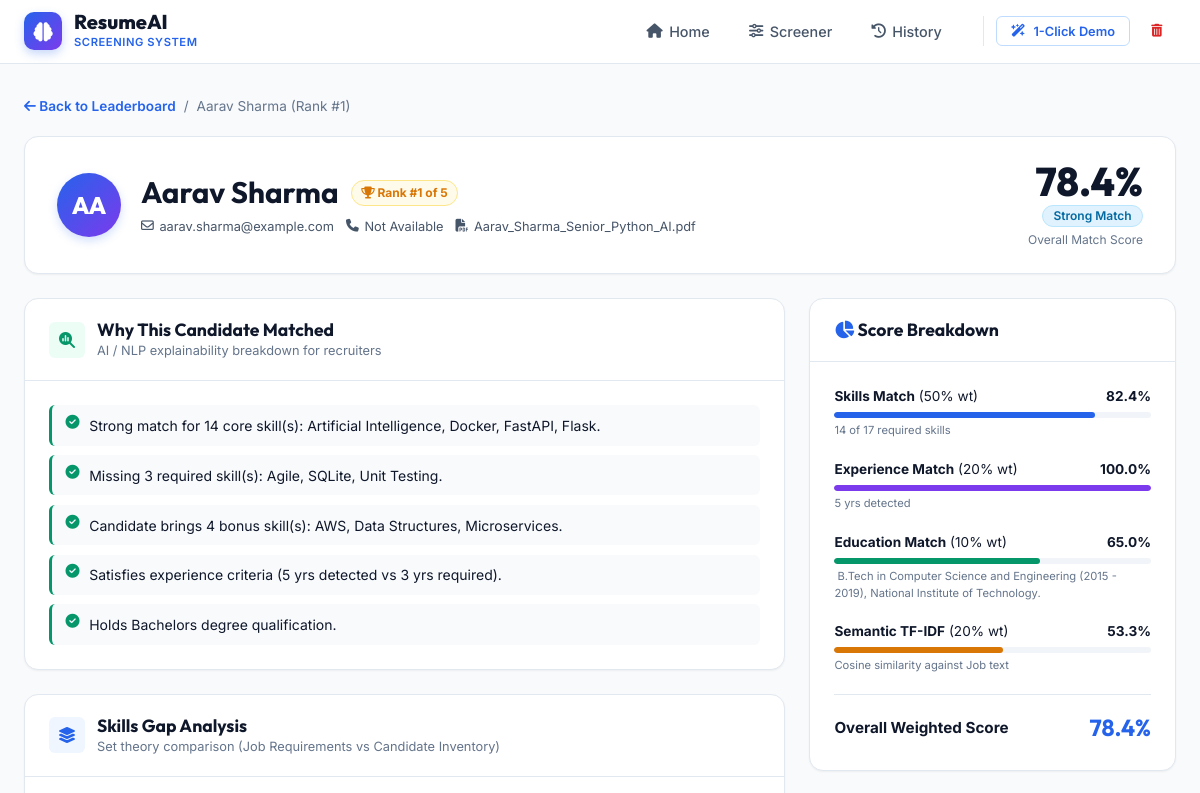
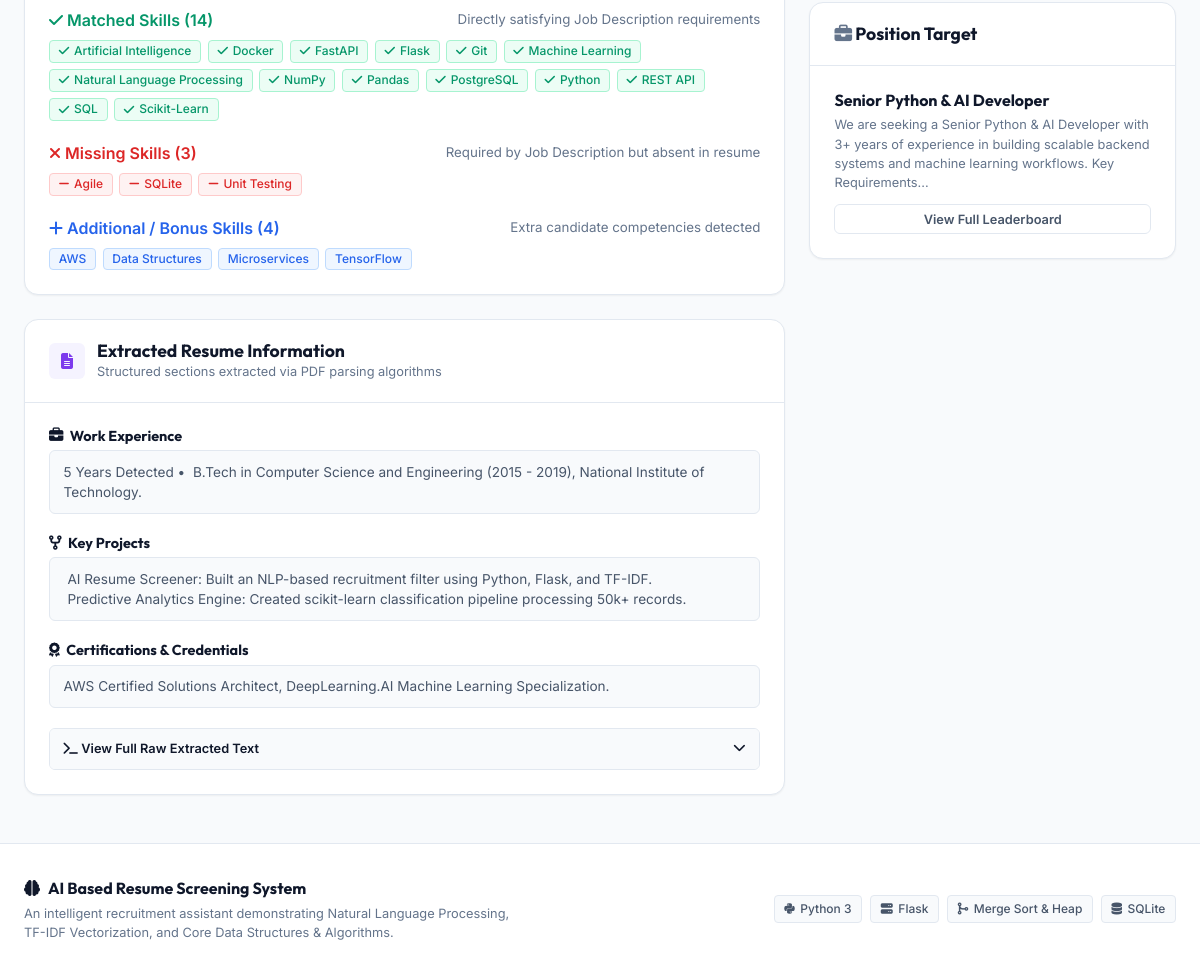
/candidate/2, run on the app's committed database (2 pictures, top to bottom).
### tables this page shows
CREATE TABLE candidates (
            id INTEGER PRIMARY KEY AUTOINCREMENT,
            job_id INTEGER,
            name TEXT NOT NULL,
            email TEXT,
            phone TEXT,
            education TEXT,
            experience_years REAL DEFAULT 0,
            resume_filename TEXT,
            match_score REAL DEFAULT 0,
            skill_score REAL DEFAULT 0,
            exp_score REAL DEFAULT 0,
            edu_score REAL DEFAULT 0,
            tfidf_score REAL DEFAULT 0,
            badge TEXT,
            badge_class TEXT,
            matched_skills TEXT,
            missing_skills TEXT,
            additional_skills TEXT,
            explanations_json TEXT,
            raw_text TEXT,
            projects TEXT,
            certifications TEXT,
            created_at TIMESTAMP DEFAULT CURRENT_TIMESTAMP,
            FOREIGN KEY (job_id) REFERENCES jobs (id) ON DELETE CASCADE
        );

CREATE TABLE jobs (
            id INTEGER PRIMARY KEY AUTOINCREMENT,
            job_title TEXT NOT NULL,
            job_description TEXT NOT NULL,
            required_skills TEXT,
            required_experience REAL DEFAULT 0,
            created_at TIMESTAMP DEFAULT CURRENT_TIMESTAMP
        );

### app.py (the view)
@app.route('/candidate/<int:candidate_id>')
def candidate_detail(candidate_id: int):
    cand = database.get_candidate_by_id(candidate_id)
    if not cand:
        flash("Candidate record not found.", "error")
        return redirect(url_for('dashboard'))
    job = database.get_job(cand["job_id"])
    all_job_cands = database.get_candidates_for_job(cand["job_id"])
    sorted_cands = merge_sort(all_job_cands, key=lambda c: c["match_score"], reverse=True)
    rank = 1
    for idx, c in enumerate(sorted_cands):
        if c["id"] == candidate_id:
            rank = idx + 1
            break
    cand["rank"] = rank
    cand["total_pool"] = len(sorted_cands)
    return render_template('candidate.html', candidate=cand, job=job)

### algorithms.py (called while the page is built)
def merge_sort(arr: List[Any], key: Optional[Callable[[Any], Any]] = None, reverse: bool = False) -> List[Any]:
    if len(arr) <= 1:
        return arr[:]
    mid = len(arr) // 2
    left = merge_sort(arr[:mid], key=key, reverse=reverse)
    right = merge_sort(arr[mid:], key=key, reverse=reverse)
    return _merge(left, right, key, reverse)

def _merge(left: List[Any], right: List[Any], key: Optional[Callable[[Any], Any]], reverse: bool) -> List[Any]:
    merged = []
    i = j = 0
    def get_val(item):
        return key(item) if key else item
    while i < len(left) and j < len(right):
        val_l = get_val(left[i])
        val_r = get_val(right[j])
        if (val_l >= val_r if reverse else val_l <= val_r):
            merged.append(left[i])
            i += 1
        else:
            merged.append(right[j])
            j += 1
    merged.extend(left[i:])
    merged.extend(right[j:])
    return merged

### app.py (called while the page is built)
@app.template_filter('format_exp')
def format_exp_filter(val):
    if val is None:
        return "0"
    try:
        f = float(val)
        return str(int(f)) if f.is_integer() else str(round(f, 1))
    except (ValueError, TypeError):
        return str(val)

### database.py (called while the page is built)
def get_db_connection() -> sqlite3.Connection:
    os.makedirs(DB_DIR, exist_ok=True)
    conn = sqlite3.connect(DB_PATH)
    conn.row_factory = sqlite3.Row
    return conn

def get_job(job_id: int) -> Optional[Dict[str, Any]]:
    conn = get_db_connection()
    cursor = conn.cursor()
    cursor.execute("SELECT * FROM jobs WHERE id = ?", (job_id,))
    row = cursor.fetchone()
    conn.close()
    if not row:
        return None
    res = dict(row)
    res["required_skills"] = json.loads(res["required_skills"]) if res["required_skills"] else []
    return res

def get_candidate_by_id(candidate_id: int) -> Optional[Dict[str, Any]]:
    conn = get_db_connection()
    cursor = conn.cursor()
    cursor.execute("SELECT * FROM candidates WHERE id = ?", (candidate_id,))
    row = cursor.fetchone()
    conn.close()
    if not row:
        return None
    d = dict(row)
    d["matched_skills"] = json.loads(d["matched_skills"]) if d["matched_skills"] else []
    d["missing_skills"] = json.loads(d["missing_skills"]) if d["missing_skills"] else []
    d["additional_skills"] = json.loads(d["additional_skills"]) if d["additional_skills"] else []
    d["explanations"] = json.loads(d["explanations_json"]) if d["explanations_json"] else []
    d["skills"] = d["matched_skills"] + d["additional_skills"]
    return d

### templates/candidate.html (shortened to what this page needs)
{% extends 'base.html' %}
{% block content %}
<div class="breadcrumb-bar">
    <a href="{{ url_for('view_results', job_id=job.id) }}" class="breadcrumb-back">
        <i class="fa-solid fa-arrow-left"></i> Back to Leaderboard
    </a>
    <span class="breadcrumb-separator">/</span>
    <span class="breadcrumb-current">{{ candidate.name }} (Rank #{{ candidate.rank }})</span>
</div>
<div class="card candidate-hero-card">
    <div class="candidate-hero-flex">
        <div class="candidate-hero-left">
            <div class="hero-avatar">
                {{ candidate.name[:2]|upper if candidate.name != 'Not Available' else 'NA' }}
            </div>
            <div>
                <div class="candidate-hero-title-row">
                    <h1 class="candidate-hero-name">{{ candidate.name }}</h1>
                    <span class="rank-pill"><i class="fa-solid fa-trophy"></i> Rank #{{ candidate.rank }} of {{ candidate.total_pool }}</span>
                </div>
                <div class="candidate-contact-chips">
                    <span class="contact-chip"><i class="fa-regular fa-envelope"></i> {{ candidate.email }}</span>
                    <span class="contact-chip"><i class="fa-solid fa-phone"></i> {{ candidate.phone }}</span>
                    <span class="contact-chip"><i class="fa-solid fa-file-pdf"></i> {{ candidate.resume_filename }}</span>
                </div>
            </div>
        </div>
        <div class="candidate-hero-right">
            <div class="hero-score-box">
                <span class="hero-score-val">{{ candidate.match_score }}%</span>
                <span class="badge {{ candidate.badge_class }}">{{ candidate.badge }}</span>
                <span class="hero-score-lbl">Overall Match Score</span>
            </div>
        </div>
    </div>
</div>
<div class="candidate-grid">
    <div class="candidate-main-col">
        <div class="card explainability-card">
            <div class="card-header">
                <div class="card-title-group">
                    <div class="card-icon icon-green"><i class="fa-solid fa-magnifying-glass-chart"></i></div>
                    <div>
                        <h3 class="card-title">Why This Candidate Matched</h3>
                        <p class="card-subtitle">AI / NLP explainability breakdown for recruiters</p>
                    </div>
                </div>
            </div>
            <div class="card-body">
                {% if candidate.explanations %}
                    <ul class="explanation-list">
                        {% for exp in candidate.explanations %}
                            <li class="explanation-item">
                                <i class="fa-solid fa-circle-check text-emerald"></i>
                                <span>{{ exp }}</span>
                            </li>
                        {% endfor %}
                    </ul>
                {% else %}
                    <p class="text-muted">Standard matching criteria applied.</p>
                {% endif %}
            </div>
        </div>
        <div class="card skills-analysis-card">
            <div class="card-header">
                <div class="card-title-group">
                    <div class="card-icon icon-blue"><i class="fa-solid fa-layer-group"></i></div>
                    <div>
                        <h3 class="card-title">Skills Gap Analysis</h3>
                        <p class="card-subtitle">Set theory comparison (Job Requirements vs Candidate Inventory)</p>
                    </div>
                </div>
            </div>
            <div class="card-body">
                <div class="skill-category-group">
                    <div class="category-header">
                        <span class="text-emerald font-semibold"><i class="fa-solid fa-check"></i> Matched Skills ({{ candidate.matched_skills|length }})</span>
                        <small class="text-muted">Directly satisfying Job Description requirements</small>
                    </div>
                    <div class="skill-chips-wrap">
                        {% for s in candidate.matched_skills %}
                            <span class="skill-chip skill-matched"><i class="fa-solid fa-check"></i> {{ s }}</span>
                        {% else %}
                            <span class="text-muted text-sm">No direct required skills matched.</span>
                        {% endfor %}
                    </div>
                </div>
                <div class="skill-category-group">
                    <div class="category-header">
                        <span class="text-danger font-semibold"><i class="fa-solid fa-xmark"></i> Missing Skills ({{ candidate.missing_skills|length }})</span>
                        <small class="text-muted">Required by Job Description but absent in resume</small>
                    </div>
                    <div class="skill-chips-wrap">
                        {% for s in candidate.missing_skills %}
                            <span class="skill-chip skill-missing"><i class="fa-solid fa-minus"></i> {{ s }}</span>
                        {% else %}
                            <span class="text-emerald text-sm font-semibold"><i class="fa-solid fa-circle-check"></i> Candidate meets 100% of required skills!</span>
                        {% endfor %}
                    </div>
                </div>
                <div class="skill-category-group">
                    <div class="category-header">
                        <span class="text-primary font-semibold"><i class="fa-solid fa-plus"></i> Additional / Bonus Skills ({{ candidate.additional_skills|length }})</span>
                        <small class="text-muted">Extra candidate competencies detected</small>
                    </div>
                    <div class="skill-chips-wrap">
                        {% for s in candidate.additional_skills %}
                            <span class="skill-chip skill-bonus">{{ s }}</span>
                        {% else %}
                            <span class="text-muted text-sm">No additional skills detected.</span>
                        {% endfor %}
                    </div>
                </div>
            </div>
        </div>
        <div class="card extracted-details-card">
            <div class="card-header">
                <div class="card-title-group">
                    <div class="card-icon icon-purple"><i class="fa-solid fa-file-lines"></i></div>
                    <div>
                        <h3 class="card-title">Extracted Resume Information</h3>
                        <p class="card-subtitle">Structured sections extracted via PDF parsing algorithms</p>
                    </div>
                </div>
            </div>
            <div class="card-body">
                <div class="extracted-section">
                    <h4><i class="fa-solid fa-briefcase"></i> Work Experience</h4>
                    <p class="extracted-text">{{ candidate.experience_years|format_exp }} Years Detected &bull; {{ candidate.education }}</p>
                </div>
                {% if candidate.projects != 'Not Available' %}
                    <div class="extracted-section">
                        <h4><i class="fa-solid fa-code-fork"></i> Key Projects</h4>
                        <div class="extracted-text whitespace-pre">{{ candidate.projects }}</div>
                    </div>
                {% endif %}
                {% if candidate.certifications != 'Not Available' %}
                    <div class="extracted-section">
                        <h4><i class="fa-solid fa-award"></i> Certifications & Credentials</h4>
                        <div class="extracted-text whitespace-pre">{{ candidate.certifications }}</div>
                    </div>
                {% endif %}
                <details class="raw-text-details">
                    <summary class="raw-text-summary">
                        <span><i class="fa-solid fa-terminal"></i> View Full Raw Extracted Text</span>
                        <i class="fa-solid fa-chevron-down summary-chevron"></i>
                    </summary>
                </details>
            </div>
        </div>
    </div>
    <div class="candidate-side-col">
        <div class="card score-breakdown-card">
            <div class="card-header">
                <h3 class="card-title"><i class="fa-solid fa-chart-pie text-primary"></i> Score Breakdown</h3>
            </div>
            <div class="card-body">
                <div class="score-breakdown-item">
                    <div class="breakdown-label-row">
                        <span><strong>Skills Match</strong> (50% wt)</span>
                        <span class="breakdown-val">{{ candidate.skill_score }}%</span>
                    </div>
                    <div class="progress-bar-container">
                        <div class="progress-bar-fill fill-primary" style="width: {{ candidate.skill_score }}%;"></div>
                    </div>
                    <span class="breakdown-subtext">{{ candidate.matched_skills|length }} of {{ (candidate.matched_skills|length + candidate.missing_skills|length) }} required skills</span>
                </div>
                <div class="score-breakdown-item">
                    <div class="breakdown-label-row">
                        <span><strong>Experience Match</strong> (20% wt)</span>
                        <span class="breakdown-val">{{ candidate.exp_score }}%</span>
                    </div>
                    <div class="progress-bar-container">
                        <div class="progress-bar-fill fill-purple" style="width: {{ candidate.exp_score }}%;"></div>
                    </div>
                    <span class="breakdown-subtext">{{ candidate.experience_years|format_exp }} yrs detected</span>
                </div>
                <div class="score-breakdown-item">
                    <div class="breakdown-label-row">
                        <span><strong>Education Match</strong> (10% wt)</span>
                        <span class="breakdown-val">{{ candidate.edu_score }}%</span>
                    </div>
                    <div class="progress-bar-container">
                        <div class="progress-bar-fill fill-emerald" style="width: {{ candidate.edu_score }}%;"></div>
                    </div>
                    <span class="breakdown-subtext">{{ candidate.education }}</span>
                </div>
                <div class="score-breakdown-item">
                    <div class="breakdown-label-row">
                        <span><strong>Semantic TF-IDF</strong> (20% wt)</span>
                        <span class="breakdown-val">{{ candidate.tfidf_score }}%</span>
                    </div>
                    <div class="progress-bar-container">
                        <div class="progress-bar-fill fill-amber" style="width: {{ candidate.tfidf_score }}%;"></div>
                    </div>
                    <span class="breakdown-subtext">Cosine similarity against Job text</span>
                </div>
                <div class="final-score-summary">
                    <span>Overall Weighted Score</span>
                    <span class="final-score-big">{{ candidate.match_score }}%</span>
                </div>
            </div>
        </div>
        <div class="card job-context-card">
            <div class="card-header">
                <h3 class="card-title"><i class="fa-solid fa-briefcase text-muted"></i> Position Target</h3>
            </div>
            <div class="card-body">
                <h4 class="job-context-title">{{ job.job_title }}</h4>
                <p class="job-context-desc">{{ job.job_description[:160] }}...</p>
                <a href="{{ url_for('view_results', job_id=job.id) }}" class="btn btn-outline-secondary btn-sm btn-block mt-3">
                    View Full Leaderboard
                </a>
            </div>
        </div>
    </div>
</div>
{% endblock %}

### data on the page
candidates: name "Aarav Sharma", name "AA", email "aarav.sharma@example.com", phone "Not Available", resume_filename "Aarav_Sharma_Senior_Python_AI.pdf", match_score "78.4", badge "Strong Match", experience_years "5", education " B.Tech in Computer Science and Engineering (2015 - 2019), National Institute of Technology.", projects " AI Resume Screener: Built an NLP-based recruitment filter using Python, Flask, and TF-IDF.  Predictive Analytics Engine: Created scikit-learn classification pipeline processing 50k+ records.", certifications "AWS Certified Solutions Architect, DeepLearning.AI Machine Learning Specialization.", skill_score "82.4", exp_score "100.0", edu_score "65.0", tfidf_score "53.3"
jobs: job_title "Senior Python & AI Developer", job_description "We are seeking a Senior Python & AI Developer with 3+ years of experience in building scalable backend systems and machine learning workflows. Key Requirements"

### other printed values
{{ candidate.rank }} "1"
{{ candidate.total_pool }} "5"
{{ exp }} "Strong match for 14 core skill(s): Artificial Intelligence, Docker, FastAPI, Flask." "Missing 3 required skill(s): Agile, SQLite, Unit Testing." "Candidate brings 4 bonus skill(s): AWS, Data Structures, Microservices." "Satisfies experience criteria (5 yrs detected vs 3 yrs required)." "Holds Bachelors degree qualification."
{{ candidate.matched_skills|length }} "14"
{{ s }} "Artificial Intelligence" "Docker" "FastAPI" "Flask" "Git" "Machine Learning" "Natural Language Processing" "NumPy" "Pandas" "PostgreSQL" "Python" "REST API" "SQL" "Scikit-Learn"
{{ candidate.missing_skills|length }} "3"
{{ s }} "Agile" "SQLite" "Unit Testing"
{{ candidate.additional_skills|length }} "4"
{{ s }} "AWS" "Data Structures" "Microservices" "TensorFlow"
{{ (candidate.matched_skills|length + candidate.missing_skills|length) }} "17"
